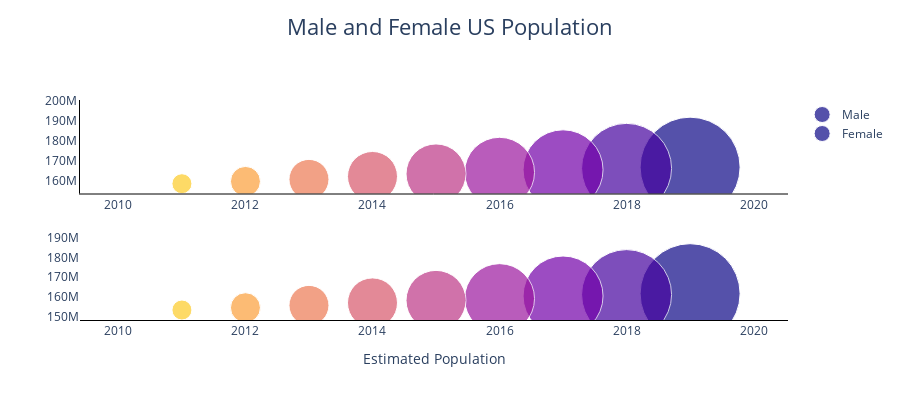

The cell this chart's notebook holds for it:
### Markdown cell above
And now, let's make some sub-plots

### Code cell
from plotly.subplots import make_subplots

# sadly, I have to start up the figure again.
fig = make_subplots(rows = 2, cols = 1)

# Let's grab male and female populations
names = ['Male', 'Female']
for pos, name in enumerate(['DP05_0003E', 'DP05_0002E']):
    fig.add_trace(
        go.Scatter(
            x = data.loc[data['name'] == name]['year'].to_list(),
            y = data.loc[data['name'] == name]['data'].to_list(),
            name = names[pos],
            mode = 'markers',
            ###### This is not shown because of the lines mode
            marker = dict(
                size = [10*x for x in range(10, 1, -1)],
                color = [x for x in range(10)],
            )
        ), row = pos + 1, col = 1
    )
# my usual update
fig.update_layout(
    # this is a function taking multiple kwargs where complex args have to be passed as dictionaries
    title = {
        'text': 'Male and Female US Population',
        'y': 0.95,
        'x': 0.5,
        'font': {'size': 22}
    },
    paper_bgcolor = 'white',
    plot_bgcolor = 'white',
    autosize = False,
    height = 400,
    xaxis = {
        'showline': True, 
        'linewidth': 1,
        'linecolor': 'black'
    },
    xaxis2 = {
        'title': 'Estimated Population',
        'showline': True, 
        'linewidth': 1,
        'linecolor': 'black'
    },
    
    yaxis = {
        'showline': True, 
        'linewidth': 1,
        'linecolor': 'black'
    }
)

### Figure 1 — Plotly figure (JSON) as saved in the notebook; plotly's stock layout.template omitted (floating-point values rounded to 4 significant figures)
{"data": [{"marker": {"color": [0, 1, 2, 3, 4, 5, 6, 7, 8, 9], "size": [100, 90, 80, 70, 60, 50, 40, 30, 20]}, "mode": "markers", "name": "Male", "type": "scatter", "x": [2019, 2018, 2017, 2016, 2015, 2014, 2013, 2012, 2011, 2010], "xaxis": "x", "y": [166650550, 166049288, 165316674, 164065884, 163250987, 161966955, 160501141, 159477797, 158324058, 157260239], "yaxis": "y"}, {"marker": {"color": [0, 1, 2, 3, 4, 5, 6, 7, 8, 9], "size": [100, 90, 80, 70, 60, 50, 40, 30, 20]}, "mode": "markers", "name": "Female", "type": "scatter", "x": [2019, 2018, 2017, 2016, 2015, 2014, 2013, 2012, 2011, 2010], "xaxis": "x2", "y": [161588973, 161118151, 160402504, 159061631, 158167834, 156890101, 155627698, 154436243, 153267861, 152089450], "yaxis": "y2"}], "layout": {"autosize": false, "height": 400, "paper_bgcolor": "white", "plot_bgcolor": "white", "title": {"font": {"size": 22}, "text": "Male and Female US Population", "x": 0.5, "y": 0.95}, "xaxis": {"anchor": "y", "domain": [0, 1], "linecolor": "black", "linewidth": 1, "showline": true}, "xaxis2": {"anchor": "y2", "domain": [0, 1], "linecolor": "black", "linewidth": 1, "showline": true, "title": {"text": "Estimated Population"}}, "yaxis": {"anchor": "x", "domain": [0.575, 1], "linecolor": "black", "linewidth": 1, "showline": true}, "yaxis2": {"anchor": "x2", "domain": [0, 0.425]}}}
